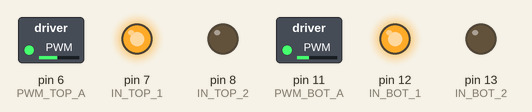
Simulated run of this sketch. Board: Arduino Uno, built with avr-gcc and run on an emulated ATmega328P. On the bench: switched loads named in the sketch (green lamp = pin HIGH), output pins drawn as LEDs (lit = HIGH).

Above: at 0.05 s.
At 0.95 s:
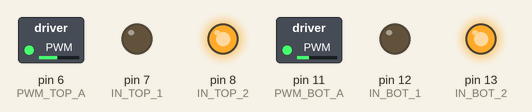
Timing chart, 0 to 3.0 s (numbered marks = the images above):
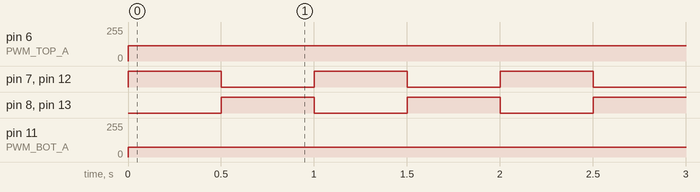

The sketch:

motortest.ino
```cpp
//mode:
//0 = hbridge (PWMA and PWMB for different directions)
//1 = motor driver (PWMA for speed, IN1 and IN2for different directions)
int mode = 1;

//pins for moving the motor
#define PWM_BOT_A 11
#define PWM_BOT_B 10
#define IN_BOT_1 12
#define IN_BOT_2 13

//pins for moving the motor
#define PWM_TOP_A 6
#define PWM_TOP_B 5
#define IN_TOP_1 7
#define IN_TOP_2 8
/********************************************************************************/
void setup()
{

  //set pwm pins as outputs
  pinMode(PWM_BOT_A, OUTPUT);
  if (mode == 0) {
    pinMode(PWM_BOT_B, OUTPUT);
  } else if (mode == 1) {
    pinMode(IN_BOT_1, OUTPUT);
    pinMode(IN_BOT_2, OUTPUT);

  pinMode(PWM_TOP_A, OUTPUT);
  if (mode == 0) {
    pinMode(PWM_TOP_B, OUTPUT);
  } else if (mode == 1) {
    pinMode(IN_TOP_1, OUTPUT);
    pinMode(IN_TOP_2, OUTPUT);
  };
  }

  Serial.begin(9600);           //begin serial communication with the computer

 }

/********************************************************************************/
void loop()
{
  moveMotor_BOT(75); //change value between 0-255 for different speed
  moveMotor_TOP(115);
  delay(500); //delay for 500ms
  moveMotor_BOT(-75);
  moveMotor_TOP(-115);
  delay(500);
}

void moveMotor_BOT(float pwmVal) {
  int motorSpeed = (int)fabs(pwmVal);
  if (motorSpeed > 255) {  //constrain motorspeed value to max
    motorSpeed = 255;
  }

  if (pwmVal > 0)
  {
    if (mode == 0) {
      analogWrite(PWM_BOT_A, motorSpeed);
      analogWrite(PWM_BOT_B, 0);
    } else if (mode == 1) {
      analogWrite(PWM_BOT_A, motorSpeed);
      digitalWrite(IN_BOT_1, HIGH);
      digitalWrite(IN_BOT_2, LOW);
    }

  } else if (pwmVal < 0)  //going backwards
  {
    if (mode == 0) {
      analogWrite(PWM_BOT_A, 0);
      analogWrite(PWM_BOT_B, motorSpeed);
    } else if (mode == 1) {
      analogWrite(PWM_BOT_A, motorSpeed);
      digitalWrite(IN_BOT_1, LOW);
      digitalWrite(IN_BOT_2, HIGH);
    }
  } else  //stop motor when pwmVal is 0
  {
    analogWrite(PWM_BOT_A, 0);
    if (mode == 0) {
      analogWrite(PWM_BOT_B, 0);
    }
  }
}

void moveMotor_TOP(float pwmVal) {
  int motorSpeed = (int)fabs(pwmVal);
  if (motorSpeed > 255) {  //constrain motorspeed value to max
    motorSpeed = 255;
  }

  if (pwmVal > 0)
  {
    if (mode == 0) {
      analogWrite(PWM_TOP_A, motorSpeed);
      analogWrite(PWM_TOP_B, 0);
    } else if (mode == 1) {
      analogWrite(PWM_TOP_A, motorSpeed);
      digitalWrite(IN_TOP_1, HIGH);
      digitalWrite(IN_TOP_2, LOW);
    }

  } else if (pwmVal < 0)  //going backwards
  {
    if (mode == 0) {
      analogWrite(PWM_TOP_A, 0);
      analogWrite(PWM_TOP_B, motorSpeed);
    } else if (mode == 1) {
      analogWrite(PWM_TOP_A, motorSpeed);
      digitalWrite(IN_TOP_1, LOW);
      digitalWrite(IN_TOP_2, HIGH);
    }
  } else  //stop motor when pwmVal is 0
  {
    analogWrite(PWM_TOP_A, 0);
    if (mode == 0) {
      analogWrite(PWM_TOP_B, 0);
    }
  }
}
```

Measured:
- by itself, pin 6 (PWM_TOP_A): 0/255 → 115/255 at 0.00 s
- by itself, pin 7 (IN_TOP_1), pin 8 (IN_TOP_2), pin 12 (IN_BOT_1), pin 13 (IN_BOT_2): alternates HIGH for 0.50 s and LOW for 0.50 s
- by itself, pin 11 (PWM_BOT_A): 0/255 → 75/255 at 0.00 s
